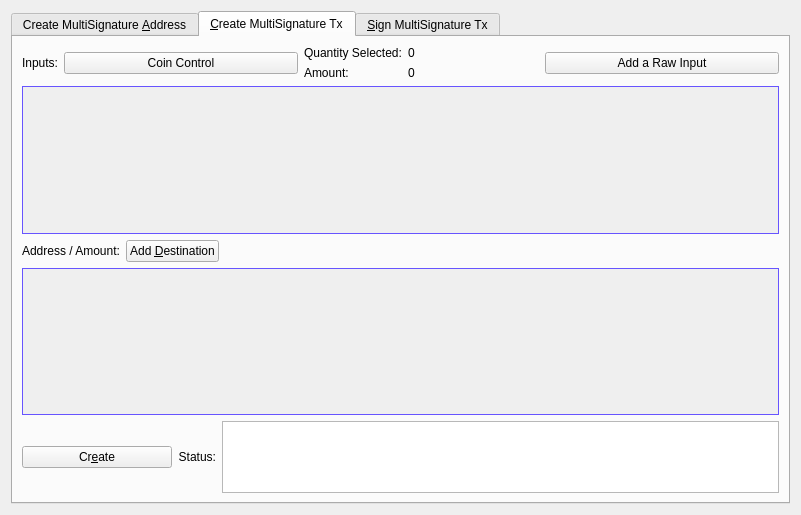
<?xml version="1.0" encoding="UTF-8"?>
<ui version="4.0">
 <class>MultisigDialog</class>
 <widget class="QDialog" name="MultisigDialog">
  <property name="geometry">
   <rect>
    <x>0</x>
    <y>0</y>
    <width>801</width>
    <height>515</height>
   </rect>
  </property>
  <property name="sizePolicy">
   <sizepolicy hsizetype="Fixed" vsizetype="Fixed">
    <horstretch>0</horstretch>
    <verstretch>0</verstretch>
   </sizepolicy>
  </property>
  <property name="windowTitle">
   <string>Multisignature Address Interactions</string>
  </property>
  <layout class="QVBoxLayout" name="verticalLayout_8">
   <item>
    <widget class="QTabWidget" name="multisigTabWidget">
     <property name="styleSheet">
      <string notr="true">QScrollArea{border: 1px solid #6754ff}
</string>
     </property>
     <property name="currentIndex">
      <number>1</number>
     </property>
     <widget class="QWidget" name="addMultisigTab">
      <property name="sizePolicy">
       <sizepolicy hsizetype="Minimum" vsizetype="Minimum">
        <horstretch>0</horstretch>
        <verstretch>0</verstretch>
       </sizepolicy>
      </property>
      <attribute name="title">
       <string>Create MultiSignature &amp;Address</string>
      </attribute>
      <layout class="QVBoxLayout" name="verticalLayout">
       <item>
        <layout class="QHBoxLayout" name="enterMLayout">
         <item>
          <widget class="QSpinBox" name="enterMSpinbox">
           <property name="sizePolicy">
            <sizepolicy hsizetype="Fixed" vsizetype="Fixed">
             <horstretch>0</horstretch>
             <verstretch>0</verstretch>
            </sizepolicy>
           </property>
           <property name="toolTip">
            <string>How many people must sign to verify a transaction</string>
           </property>
           <property name="minimum">
            <number>1</number>
           </property>
           <property name="maximum">
            <number>15</number>
           </property>
           <property name="value">
            <number>1</number>
           </property>
          </widget>
         </item>
         <item>
          <widget class="QLabel" name="enterMLabel">
           <property name="text">
            <string>Enter the minimum number of signatures required to sign transactions</string>
           </property>
          </widget>
         </item>
        </layout>
       </item>
       <item>
        <layout class="QHBoxLayout" name="addressLabelLayout">
         <item>
          <widget class="QLabel" name="addressLableLabel">
           <property name="text">
            <string>Address Label:</string>
           </property>
          </widget>
         </item>
         <item>
          <widget class="QLineEdit" name="multisigAddressLabel"/>
         </item>
        </layout>
       </item>
       <item>
        <layout class="QHBoxLayout" name="addAddressLayout">
         <item>
          <widget class="QPushButton" name="addAddressButton">
           <property name="toolTip">
            <string>Add another address that could sign to verify a transaction from the multisig address.</string>
           </property>
           <property name="text">
            <string>&amp;Add Address / Key</string>
           </property>
           <property name="icon">
            <iconset resource="../nodehost.qrc">
             <normaloff>:/icons/add</normaloff>:/icons/add</iconset>
           </property>
           <property name="autoDefault">
            <bool>false</bool>
           </property>
          </widget>
         </item>
         <item>
          <widget class="QLabel" name="addAddressLabel">
           <property name="sizePolicy">
            <sizepolicy hsizetype="Preferred" vsizetype="Fixed">
             <horstretch>0</horstretch>
             <verstretch>0</verstretch>
            </sizepolicy>
           </property>
           <property name="text">
            <string>Local addresses or public keys that can sign:</string>
           </property>
          </widget>
         </item>
         <item>
          <spacer name="addAddressSpacer_2">
           <property name="orientation">
            <enum>Qt::Horizontal</enum>
           </property>
           <property name="sizeHint" stdset="0">
            <size>
             <width>40</width>
             <height>10</height>
            </size>
           </property>
          </spacer>
         </item>
        </layout>
       </item>
       <item>
        <widget class="QScrollArea" name="addAddressScrollArea">
         <property name="sizePolicy">
          <sizepolicy hsizetype="Preferred" vsizetype="Expanding">
           <horstretch>0</horstretch>
           <verstretch>0</verstretch>
          </sizepolicy>
         </property>
         <property name="widgetResizable">
          <bool>true</bool>
         </property>
         <widget class="QWidget" name="addAddressWidget">
          <property name="geometry">
           <rect>
            <x>0</x>
            <y>0</y>
            <width>759</width>
            <height>166</height>
           </rect>
          </property>
          <layout class="QVBoxLayout" name="verticalLayout_5">
           <item>
            <layout class="QVBoxLayout" name="addressList"/>
           </item>
           <item>
            <spacer name="verticalSpacer">
             <property name="orientation">
              <enum>Qt::Vertical</enum>
             </property>
             <property name="sizeHint" stdset="0">
              <size>
               <width>20</width>
               <height>40</height>
              </size>
             </property>
            </spacer>
           </item>
          </layout>
         </widget>
        </widget>
       </item>
       <item>
        <layout class="QHBoxLayout" name="addMultisigLayout">
         <item>
          <widget class="QPushButton" name="addMultisigButton">
           <property name="sizePolicy">
            <sizepolicy hsizetype="Preferred" vsizetype="Fixed">
             <horstretch>0</horstretch>
             <verstretch>0</verstretch>
            </sizepolicy>
           </property>
           <property name="toolTip">
            <string>Create a new multisig address</string>
           </property>
           <property name="toolTipDuration">
            <number>-3</number>
           </property>
           <property name="text">
            <string>C&amp;reate</string>
           </property>
           <property name="icon">
            <iconset resource="../nodehost.qrc">
             <normaloff>:/icons/filesave</normaloff>:/icons/filesave</iconset>
           </property>
           <property name="autoDefault">
            <bool>false</bool>
           </property>
          </widget>
         </item>
         <item>
          <widget class="QLabel" name="label">
           <property name="text">
            <string>Status:</string>
           </property>
          </widget>
         </item>
         <item>
          <widget class="QTextEdit" name="addMultisigStatus">
           <property name="sizePolicy">
            <sizepolicy hsizetype="Expanding" vsizetype="Fixed">
             <horstretch>0</horstretch>
             <verstretch>0</verstretch>
            </sizepolicy>
           </property>
           <property name="maximumSize">
            <size>
             <width>16777215</width>
             <height>75</height>
            </size>
           </property>
           <property name="readOnly">
            <bool>true</bool>
           </property>
           <property name="textInteractionFlags">
            <set>Qt::TextSelectableByKeyboard|Qt::TextSelectableByMouse</set>
           </property>
          </widget>
         </item>
        </layout>
       </item>
       <item>
        <widget class="QLabel" name="label_2">
         <property name="sizePolicy">
          <sizepolicy hsizetype="Preferred" vsizetype="Preferred">
           <horstretch>0</horstretch>
           <verstretch>0</verstretch>
          </sizepolicy>
         </property>
         <property name="text">
          <string>Use below to quickly import an address by its redeem. Don't forget to add a label before clicking import!
Keep in mind, the wallet will rescan the blockchain to find transactions containing the new address.
Please be patient after clicking import.</string>
         </property>
         <property name="scaledContents">
          <bool>false</bool>
         </property>
         <property name="wordWrap">
          <bool>true</bool>
         </property>
        </widget>
       </item>
       <item>
        <layout class="QHBoxLayout" name="importLayout">
         <item>
          <widget class="QPushButton" name="importAddressButton">
           <property name="sizePolicy">
            <sizepolicy hsizetype="Fixed" vsizetype="Fixed">
             <horstretch>0</horstretch>
             <verstretch>0</verstretch>
            </sizepolicy>
           </property>
           <property name="text">
            <string>&amp;Import Redeem</string>
           </property>
           <property name="icon">
            <iconset resource="../nodehost.qrc">
             <normaloff>:/icons/receiving_addresses</normaloff>:/icons/receiving_addresses</iconset>
           </property>
          </widget>
         </item>
         <item>
          <widget class="QLineEdit" name="importRedeem">
           <property name="sizePolicy">
            <sizepolicy hsizetype="Preferred" vsizetype="Fixed">
             <horstretch>0</horstretch>
             <verstretch>0</verstretch>
            </sizepolicy>
           </property>
          </widget>
         </item>
        </layout>
       </item>
      </layout>
     </widget>
     <widget class="QWidget" name="createTransactionTab">
      <attribute name="title">
       <string>&amp;Create MultiSignature Tx</string>
      </attribute>
      <layout class="QVBoxLayout" name="verticalLayout_3">
       <item>
        <layout class="QHBoxLayout" name="horizontalLayout_2">
         <item>
          <layout class="QVBoxLayout" name="createTxLayout">
           <item>
            <layout class="QHBoxLayout" name="addTxInputLayout">
             <item>
              <widget class="QLabel" name="addTxInputLabel">
               <property name="sizePolicy">
                <sizepolicy hsizetype="Fixed" vsizetype="Preferred">
                 <horstretch>0</horstretch>
                 <verstretch>0</verstretch>
                </sizepolicy>
               </property>
               <property name="text">
                <string>Inputs:</string>
               </property>
              </widget>
             </item>
             <item>
              <widget class="QPushButton" name="pushButtonCoinControl">
               <property name="sizePolicy">
                <sizepolicy hsizetype="Preferred" vsizetype="Fixed">
                 <horstretch>0</horstretch>
                 <verstretch>0</verstretch>
                </sizepolicy>
               </property>
               <property name="text">
                <string>Coin Control</string>
               </property>
              </widget>
             </item>
             <item>
              <layout class="QFormLayout" name="formLayout_2">
               <property name="rightMargin">
                <number>10</number>
               </property>
               <item row="0" column="0">
                <widget class="QLabel" name="labelQuantity">
                 <property name="text">
                  <string>Quantity Selected:</string>
                 </property>
                </widget>
               </item>
               <item row="0" column="1">
                <widget class="QLabel" name="labelQuantity_int">
                 <property name="text">
                  <string>0</string>
                 </property>
                </widget>
               </item>
               <item row="1" column="0">
                <widget class="QLabel" name="labelAmount">
                 <property name="text">
                  <string>Amount:</string>
                 </property>
                </widget>
               </item>
               <item row="1" column="1">
                <widget class="QLabel" name="labelAmount_int">
                 <property name="text">
                  <string>0</string>
                 </property>
                </widget>
               </item>
              </layout>
             </item>
             <item>
              <widget class="QPushButton" name="addInputButton">
               <property name="sizePolicy">
                <sizepolicy hsizetype="Preferred" vsizetype="Fixed">
                 <horstretch>0</horstretch>
                 <verstretch>0</verstretch>
                </sizepolicy>
               </property>
               <property name="toolTip">
                <string>Add an input to fund the outputs</string>
               </property>
               <property name="text">
                <string>Add a Raw Input</string>
               </property>
               <property name="icon">
                <iconset resource="../nodehost.qrc">
                 <normaloff>:/css/default</normaloff>:/css/default</iconset>
               </property>
              </widget>
             </item>
            </layout>
           </item>
           <item>
            <widget class="QScrollArea" name="txInputsScrollArea">
             <property name="sizePolicy">
              <sizepolicy hsizetype="Preferred" vsizetype="Expanding">
               <horstretch>0</horstretch>
               <verstretch>0</verstretch>
              </sizepolicy>
             </property>
             <property name="widgetResizable">
              <bool>true</bool>
             </property>
             <widget class="QWidget" name="txInputsWidget">
              <property name="geometry">
               <rect>
                <x>0</x>
                <y>0</y>
                <width>747</width>
                <height>131</height>
               </rect>
              </property>
              <layout class="QVBoxLayout" name="verticalLayout_7">
               <item>
                <layout class="QVBoxLayout" name="inputsList"/>
               </item>
               <item>
                <spacer name="txInputsSpacer">
                 <property name="orientation">
                  <enum>Qt::Vertical</enum>
                 </property>
                 <property name="sizeHint" stdset="0">
                  <size>
                   <width>20</width>
                   <height>80</height>
                  </size>
                 </property>
                </spacer>
               </item>
              </layout>
             </widget>
            </widget>
           </item>
           <item>
            <layout class="QHBoxLayout" name="addDestinationLayout">
             <item>
              <widget class="QLabel" name="addDestinationLabel">
               <property name="text">
                <string>Address / Amount:</string>
               </property>
              </widget>
             </item>
             <item>
              <widget class="QPushButton" name="addDestinationButton">
               <property name="sizePolicy">
                <sizepolicy hsizetype="Fixed" vsizetype="Fixed">
                 <horstretch>0</horstretch>
                 <verstretch>0</verstretch>
                </sizepolicy>
               </property>
               <property name="toolTip">
                <string>Add destinations to send NODE to</string>
               </property>
               <property name="text">
                <string>Add &amp;Destination</string>
               </property>
               <property name="icon">
                <iconset resource="../nodehost.qrc">
                 <normaloff>:/icons/add</normaloff>:/icons/add</iconset>
               </property>
              </widget>
             </item>
             <item>
              <spacer name="addDestinationHorizontalSpacer">
               <property name="orientation">
                <enum>Qt::Horizontal</enum>
               </property>
               <property name="sizeHint" stdset="0">
                <size>
                 <width>40</width>
                 <height>20</height>
                </size>
               </property>
              </spacer>
             </item>
            </layout>
           </item>
           <item>
            <widget class="QScrollArea" name="destionationsScrollArea">
             <property name="sizePolicy">
              <sizepolicy hsizetype="Expanding" vsizetype="Expanding">
               <horstretch>0</horstretch>
               <verstretch>0</verstretch>
              </sizepolicy>
             </property>
             <property name="widgetResizable">
              <bool>true</bool>
             </property>
             <widget class="QWidget" name="destinationsScrollAreaContents">
              <property name="geometry">
               <rect>
                <x>0</x>
                <y>0</y>
                <width>747</width>
                <height>130</height>
               </rect>
              </property>
              <layout class="QVBoxLayout" name="verticalLayout_11">
               <item>
                <layout class="QVBoxLayout" name="destinationsList"/>
               </item>
               <item>
                <spacer name="destinationsSpacer">
                 <property name="orientation">
                  <enum>Qt::Vertical</enum>
                 </property>
                 <property name="sizeHint" stdset="0">
                  <size>
                   <width>20</width>
                   <height>20</height>
                  </size>
                 </property>
                </spacer>
               </item>
              </layout>
             </widget>
            </widget>
           </item>
           <item>
            <layout class="QHBoxLayout" name="horizontalLayout_4">
             <item>
              <widget class="QPushButton" name="createButton">
               <property name="sizePolicy">
                <sizepolicy hsizetype="Fixed" vsizetype="Fixed">
                 <horstretch>0</horstretch>
                 <verstretch>0</verstretch>
                </sizepolicy>
               </property>
               <property name="minimumSize">
                <size>
                 <width>150</width>
                 <height>0</height>
                </size>
               </property>
               <property name="toolTip">
                <string>Create a transaction object using the given inputs to the given outputs</string>
               </property>
               <property name="text">
                <string>Cr&amp;eate</string>
               </property>
               <property name="icon">
                <iconset resource="../nodehost.qrc">
                 <normaloff>:/icons/export</normaloff>:/icons/export</iconset>
               </property>
               <property name="autoDefault">
                <bool>false</bool>
               </property>
               <property name="default">
                <bool>true</bool>
               </property>
              </widget>
             </item>
             <item>
              <widget class="QLabel" name="createButtonLabel">
               <property name="sizePolicy">
                <sizepolicy hsizetype="Fixed" vsizetype="Preferred">
                 <horstretch>0</horstretch>
                 <verstretch>0</verstretch>
                </sizepolicy>
               </property>
               <property name="text">
                <string>Status:</string>
               </property>
               <property name="alignment">
                <set>Qt::AlignRight|Qt::AlignTrailing|Qt::AlignVCenter</set>
               </property>
              </widget>
             </item>
             <item>
              <widget class="QTextEdit" name="createButtonStatus">
               <property name="sizePolicy">
                <sizepolicy hsizetype="Expanding" vsizetype="Minimum">
                 <horstretch>0</horstretch>
                 <verstretch>0</verstretch>
                </sizepolicy>
               </property>
               <property name="maximumSize">
                <size>
                 <width>16777215</width>
                 <height>16777215</height>
                </size>
               </property>
               <property name="sizeAdjustPolicy">
                <enum>QAbstractScrollArea::AdjustToContents</enum>
               </property>
               <property name="readOnly">
                <bool>true</bool>
               </property>
              </widget>
             </item>
            </layout>
           </item>
          </layout>
         </item>
         <item>
          <layout class="QHBoxLayout" name="horizontalLayout_3"/>
         </item>
        </layout>
       </item>
      </layout>
     </widget>
     <widget class="QWidget" name="signMultisigTransaction">
      <property name="styleSheet">
       <string notr="true">txScrollArea:{
	border: 1px solid #6754ff;
}
keyScrollArea:{
	border: 1px solid #6754ff;
}
txScrollArea:{
	border: 1px solid #6754ff;
}</string>
      </property>
      <attribute name="title">
       <string>&amp;Sign MultiSignature Tx</string>
      </attribute>
      <layout class="QVBoxLayout" name="verticalLayout_4">
       <item>
        <layout class="QHBoxLayout" name="transactionHexLayout">
         <item>
          <widget class="QLabel" name="transactionHexLabel">
           <property name="text">
            <string>Transaction Hex:</string>
           </property>
          </widget>
         </item>
         <item>
          <widget class="QLineEdit" name="transactionHex">
           <property name="toolTip">
            <string/>
           </property>
          </widget>
         </item>
        </layout>
       </item>
       <item>
        <layout class="QHBoxLayout" name="horizontalLayout">
         <item>
          <layout class="QVBoxLayout" name="verticalLayout_2">
           <item>
            <layout class="QHBoxLayout" name="horizontalLayout_7">
             <item>
              <widget class="QPushButton" name="signButton">
               <property name="sizePolicy">
                <sizepolicy hsizetype="Preferred" vsizetype="Fixed">
                 <horstretch>0</horstretch>
                 <verstretch>0</verstretch>
                </sizepolicy>
               </property>
               <property name="minimumSize">
                <size>
                 <width>150</width>
                 <height>0</height>
                </size>
               </property>
               <property name="toolTip">
                <string>Sign the transaction from this wallet or from provided private keys</string>
               </property>
               <property name="text">
                <string>S&amp;ign</string>
               </property>
               <property name="icon">
                <iconset resource="../nodehost.qrc">
                 <normaloff>:/icons/edit</normaloff>:/icons/edit</iconset>
               </property>
               <property name="autoDefault">
                <bool>false</bool>
               </property>
               <property name="default">
                <bool>true</bool>
               </property>
              </widget>
             </item>
             <item>
              <widget class="QPushButton" name="commitButton">
               <property name="enabled">
                <bool>false</bool>
               </property>
               <property name="sizePolicy">
                <sizepolicy hsizetype="Preferred" vsizetype="Fixed">
                 <horstretch>0</horstretch>
                 <verstretch>0</verstretch>
                </sizepolicy>
               </property>
               <property name="toolTip">
                <string>&lt;html&gt;&lt;head/&gt;&lt;body&gt;&lt;p&gt;DISABLED until transaction has been signed enough times.&lt;/p&gt;&lt;/body&gt;&lt;/html&gt;</string>
               </property>
               <property name="autoFillBackground">
                <bool>false</bool>
               </property>
               <property name="text">
                <string>Co&amp;mmit</string>
               </property>
               <property name="icon">
                <iconset resource="../nodehost.qrc">
                 <normaloff>:/icons/send</normaloff>:/icons/send</iconset>
               </property>
               <property name="autoDefault">
                <bool>true</bool>
               </property>
              </widget>
             </item>
             <item>
              <layout class="QHBoxLayout" name="addPrivKeyLayout">
               <item>
                <widget class="QPushButton" name="addPrivKeyButton">
                 <property name="sizePolicy">
                  <sizepolicy hsizetype="Fixed" vsizetype="Fixed">
                   <horstretch>0</horstretch>
                   <verstretch>0</verstretch>
                  </sizepolicy>
                 </property>
                 <property name="toolTip">
                  <string>Add private keys to sign the transaction with</string>
                 </property>
                 <property name="text">
                  <string>Add Private &amp;Key</string>
                 </property>
                 <property name="icon">
                  <iconset resource="../nodehost.qrc">
                   <normaloff>:/icons/add</normaloff>:/icons/add</iconset>
                 </property>
                </widget>
               </item>
               <item>
                <widget class="QLabel" name="addPrivKeyLabel">
                 <property name="text">
                  <string>Sign with only private keys (Not Recommened)</string>
                 </property>
                </widget>
               </item>
              </layout>
             </item>
            </layout>
           </item>
           <item>
            <layout class="QHBoxLayout" name="horizontalLayout_5">
             <item>
              <widget class="QLabel" name="signButtonStatusLabel">
               <property name="text">
                <string>Status:</string>
               </property>
              </widget>
             </item>
             <item>
              <widget class="QTextEdit" name="signButtonStatus">
               <property name="sizePolicy">
                <sizepolicy hsizetype="Expanding" vsizetype="Preferred">
                 <horstretch>0</horstretch>
                 <verstretch>0</verstretch>
                </sizepolicy>
               </property>
               <property name="maximumSize">
                <size>
                 <width>16777215</width>
                 <height>16777215</height>
                </size>
               </property>
               <property name="verticalScrollBarPolicy">
                <enum>Qt::ScrollBarAsNeeded</enum>
               </property>
               <property name="readOnly">
                <bool>true</bool>
               </property>
               <property name="textInteractionFlags">
                <set>Qt::TextSelectableByKeyboard|Qt::TextSelectableByMouse</set>
               </property>
              </widget>
             </item>
            </layout>
           </item>
           <item>
            <widget class="QScrollArea" name="keyScrollArea">
             <property name="sizePolicy">
              <sizepolicy hsizetype="Expanding" vsizetype="Expanding">
               <horstretch>0</horstretch>
               <verstretch>0</verstretch>
              </sizepolicy>
             </property>
             <property name="sizeAdjustPolicy">
              <enum>QAbstractScrollArea::AdjustToContents</enum>
             </property>
             <property name="widgetResizable">
              <bool>true</bool>
             </property>
             <widget class="QWidget" name="keyScrollAreaContents">
              <property name="geometry">
               <rect>
                <x>0</x>
                <y>0</y>
                <width>755</width>
                <height>168</height>
               </rect>
              </property>
              <layout class="QVBoxLayout" name="verticalLayout_9">
               <item>
                <layout class="QVBoxLayout" name="keyList"/>
               </item>
               <item>
                <spacer name="keySpacer">
                 <property name="orientation">
                  <enum>Qt::Vertical</enum>
                 </property>
                 <property name="sizeHint" stdset="0">
                  <size>
                   <width>20</width>
                   <height>20</height>
                  </size>
                 </property>
                </spacer>
               </item>
              </layout>
             </widget>
            </widget>
           </item>
          </layout>
         </item>
        </layout>
       </item>
      </layout>
     </widget>
    </widget>
   </item>
  </layout>
 </widget>
 <resources>
  <include location="../nodehost.qrc"/>
 </resources>
 <connections/>
</ui>
